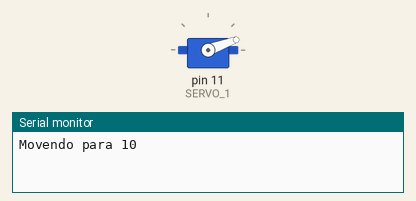
This sketch was run on a simulated Arduino Uno, built with avr-gcc and run on an emulated ATmega328P. Shown: servo, the last lines printed to the serial monitor.

Above: at 0.05 s.
At 2.05 s:
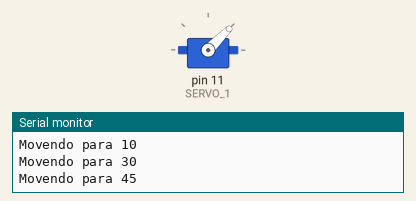
At 4.0 s:
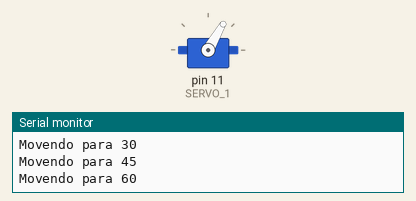
Timing chart, 0 to 5.2 s (numbered marks = the images above):
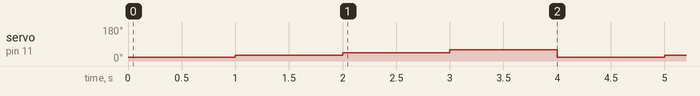

Measured:
- by itself, servo on pin 11 (SERVO_1): repeats every 4.0 s: 45° 1.0 s, 60° 1.0 s, 20° 1.0 s, 30° 1.0 s

The sketch:

1_movendo_servos_ramps.ino
```cpp
/*--------------------------------------------------------------------------------------------------
Garra Robótica: Controlando Servos de 10KGs  - Thales Martins

O código abaixo controla Servos de 10KG na Ramps 1.6 usando a bilbioteca padrão de Servos.

Todos os pinos estão definidos no código, e o pino que você quer usar tem que ser colocado em  meuServo.attach(pino);

18/09/2024
--------------------------------------------------------------------------------------------------*/
#include <Servo.h>

// Definição dos Servos
#define SERVO_1 11  // D11
#define SERVO_2 6   // D6
#define SERVO_3 5   // D5
#define SERVO_4 4   // D4


Servo meuServo;

void setup() {
  Serial.begin(9600);
  meuServo.attach(SERVO_1); // Pino PWM conectado
}

void loop() {
  Serial.println("Movendo para 10");
  meuServo.write(20);
  delay(1000);

  Serial.println("Movendo para 30");
  meuServo.write(30);
  delay(1000);

  Serial.println("Movendo para 45");
  meuServo.write(45);
  delay(1000);

  Serial.println("Movendo para 60");
  meuServo.write(60);
  delay(1000);
}
```
